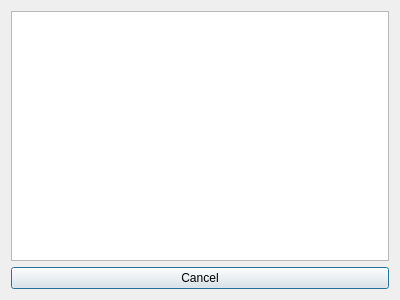
<?xml version="1.0" encoding="UTF-8"?>
<ui version="4.0">
 <class>PropertiesDialog</class>
 <widget class="QDialog" name="PropertiesDialog">
  <property name="geometry">
   <rect>
    <x>0</x>
    <y>0</y>
    <width>400</width>
    <height>300</height>
   </rect>
  </property>
  <property name="windowTitle">
   <string>Dialog</string>
  </property>
  <layout class="QGridLayout" name="gridLayout">
   <item row="1" column="0">
    <widget class="QPushButton" name="cancelButton">
     <property name="text">
      <string>Cancel</string>
     </property>
    </widget>
   </item>
   <item row="0" column="0">
    <widget class="QListWidget" name="PropertiesNamesList"/>
   </item>
  </layout>
 </widget>
 <resources/>
 <connections/>
</ui>
